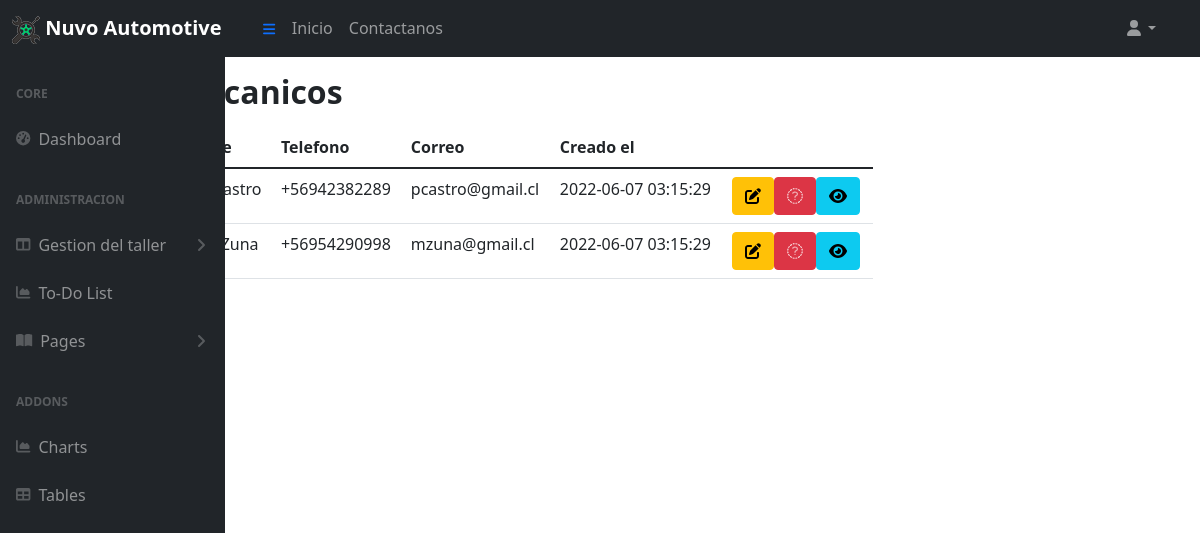
Screenshot of /admin/ViewListMechanic (signed in) with the database file from the repository.
### tables this page shows
CREATE TABLE `mechanic` (
  `RUT` varchar(50) NOT NULL,
  `FIRSTNAME` varchar(50) NOT NULL,
  `LASTNAME` varchar(50) NOT NULL,
  `EMAIL` varchar(50) DEFAULT NULL,
  `PHONE` varchar(50) NOT NULL,
  `CREATED_AT` timestamp NOT NULL DEFAULT CURRENT_TIMESTAMP,
  `UPDATED_AT` timestamp NOT NULL DEFAULT CURRENT_TIMESTAMP,
  PRIMARY KEY (`RUT`)
);

### controllers/AdminController.php (called while the page is built, shortened)
<?php
require_once('models/mechanic.php');
class AdminController{
    public function ViewListMechanic() {
        $mechanic = new Mechanic();
        $mechanics = $mechanic->getAll();
        require_once('views/layout/sidebar.php');
        require_once('views/admin/mechanic/ViewList.php');
    }
}

### config/database.php (called while the page is built)
<?php
class Database {
  public static function connect() {
    $db = new mysqli('localhost', 'root', '', 'nuvo-automotive');
    $db->query("SET NAMES 'utf8'");
    return $db;
  }
}

### models/mechanic.php (called while the page is built, shortened)
<?php
class Mechanic {
    private $db;
public function __construct() {
    $this->db = Database::connect();
    }
public function getAll(){
    $query = "SELECT * FROM MECHANIC";
    $mechanics = $this->db->query($query);
    return $mechanics;
}
}
?>

### views/admin/mechanic/ViewList.php (the view)
<div class="container py-3">
  <div class="row">
    <div class="col-12 col-md-9">
      <div class="mb-3">
        <h2 class="fw-bold mb-3">Lista de Mecanicos</h2>
        <table class="table">
          <thead>
            <tr>
              <th>RUT</th>
              <th>Nombre</th>
              <th>Telefono</th>
              <th>Correo</th>
              <th>Creado el</th>
            </tr>
          </thead>
          <tbody>
            <?php while ($mechanic = $mechanics->fetch_object()): ?>
            <tr>
              <td><?= $mechanic->RUT ?></td>
              <td><?= $mechanic->FIRSTNAME . ' ' . $mechanic->LASTNAME?></td>
              <td><?= $mechanic->PHONE?></td>
              <td><?= $mechanic->EMAIL ?></td>
              <td><?= $mechanic->CREATED_AT ?></td>
              <td>
                <div class="icons">
                  <button type="button" class="btn btn-warning btn-square btn-xs" onclick=""><i class="fa fa-edit"></i>
                  </button>
                  <button type="button" class="btn btn-danger btn-square btn-xs" onclick=><i
                      class="fa fa-trash-o"></i></button>
                  <button type="button" class="btn btn-info btn-square btn-xs" onclick=><i
                      class="fa fa-eye"></i></button>
                </div>
              </td>
            </tr>
            <?php endwhile; ?>
          </tbody>
        </table>
      </div>
    </div>
  </div>
</div>

### rows the page displays
mechanic: LASTNAME "Castro", PHONE "+56942382289", EMAIL "pcastro@gmail.cl", CREATED_AT "2022-06-07 03:15:29"
mechanic: LASTNAME "Zuna", PHONE "+56954290998", EMAIL "mzuna@gmail.cl", CREATED_AT "2022-06-07 03:15:29"
